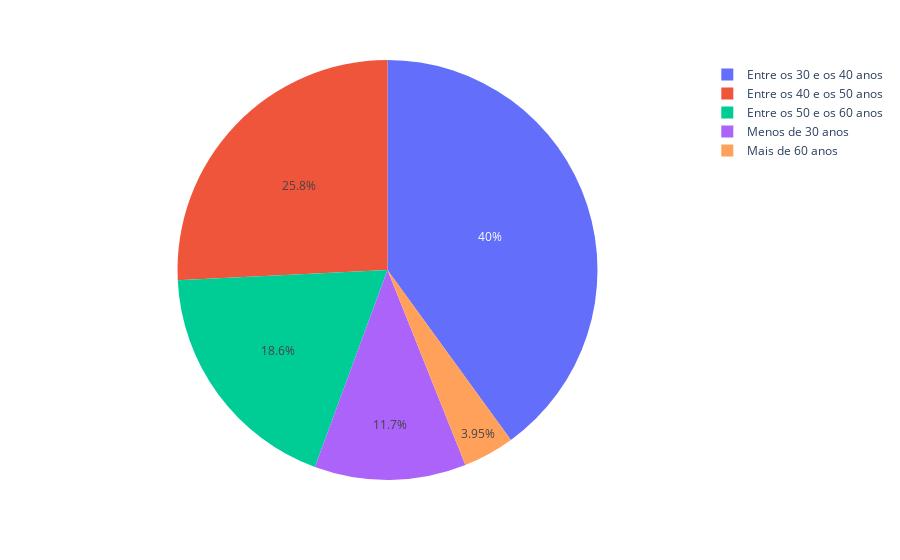

This figure's notebook cell:
### Code cell
labels = data['age'].value_counts().index
values = data['age'].value_counts().values
fig = px.pie(values= values, names= labels)
fig.update_traces(textposition='inside')
fig.update_layout(uniformtext_minsize=12, uniformtext_mode='show')
fig.show()

### Figure 1 — Plotly figure (JSON) as saved in the notebook; plotly's stock layout.template omitted (floating-point values rounded to 4 significant figures)
{"data": [{"domain": {"x": [0, 1], "y": [0, 1]}, "hovertemplate": "label=%{label}<br>value=%{value}<extra></extra>", "labels": ["Entre os 30 e os 40 anos", "Entre os 40 e os 50 anos", "Entre os 50 e os 60 anos", "Menos de 30 anos", "Mais de 60 anos"], "legendgroup": "", "name": "", "showlegend": true, "textposition": "inside", "type": "pie", "values": [18078, 11647, 8409, 5272, 1784]}], "layout": {"legend": {"tracegroupgap": 0}, "margin": {"t": 60}, "uniformtext": {"minsize": 12, "mode": "show"}}}
